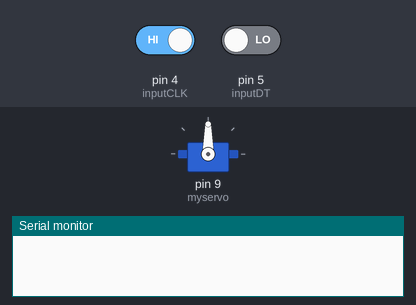
Bench run of a program on a simulated Arduino Uno, built with avr-gcc and run on an emulated ATmega328P. Parts: servo, the last lines printed to the serial monitor. Inputs (shaded band) come from the test bench; at power-on: pin 4 (inputCLK) HIGH, pin 5 (inputDT) LOW.

Above: at 1.2 s.
1.3 s: pin 4 (inputCLK) driven LOW
At 2.1 s:
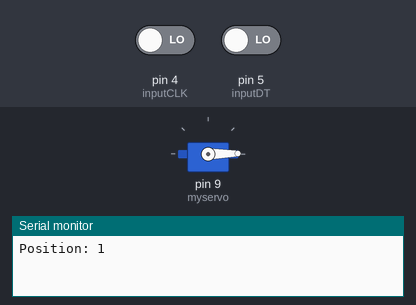
Timing chart, 0 to 4.3 s (numbered marks = the images above; inputs shaded):
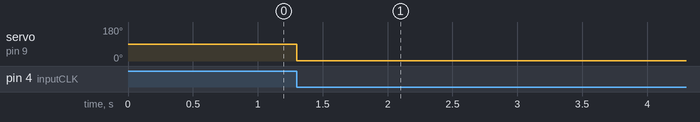

Measured:
- after the input at 1.3 s, servo on pin 9 (myservo): 90° → 1° at once

The program:

main.cpp
```cpp
#include <Arduino.h>

 /*
  Rotary Encoder with Servo Motor Demo
  rot-encode-servo-demo.ino
  Demonstrates operation of Rotary Encoder
  Positions Servo Motor
  Displays results on Serial Monitor
  DroneBot Workshop 2019
  https://dronebotworkshop.com
*/

 // Include the Servo Library
 #include <Servo.h>

 // Rotary Encoder Inputs
 #define inputCLK 4
 #define inputDT 5

 // Create a Servo object
 Servo myservo;

 int counter = 0;
 int currentStateCLK;
 int previousStateCLK;

 void setup() {

   // Set encoder pins as inputs
   pinMode (inputCLK,INPUT);
   pinMode (inputDT,INPUT);

   // Setup Serial Monitor
   Serial.begin (9600);

   // Attach servo on pin 9 to the servo object
   myservo.attach(9);

   // Read the initial state of inputCLK
   // Assign to previousStateCLK variable
   previousStateCLK = digitalRead(inputCLK);

 }

 void loop() {
    // Read the current state of inputCLK
currentStateCLK = digitalRead(inputCLK);
   // If the previous and the current state of the inputCLK are different then a pulse has occured
   if (currentStateCLK != previousStateCLK){

     // If the inputDT state is different than the inputCLK state then
     // the encoder is rotating counterclockwise
     if (digitalRead(inputDT) != currentStateCLK) {
       counter --;
       if (counter<0){
        counter=0;
       }

     } else {
       // Encoder is rotating clockwise
       counter ++;
       if (counter>180){
        counter=180;
       }

     }

     // Move the servo
     myservo.write(counter);

     Serial.print("Position: ");
     Serial.println(counter);
   }
   // Update previousStateCLK with the current state
   previousStateCLK = currentStateCLK;
 }
```
